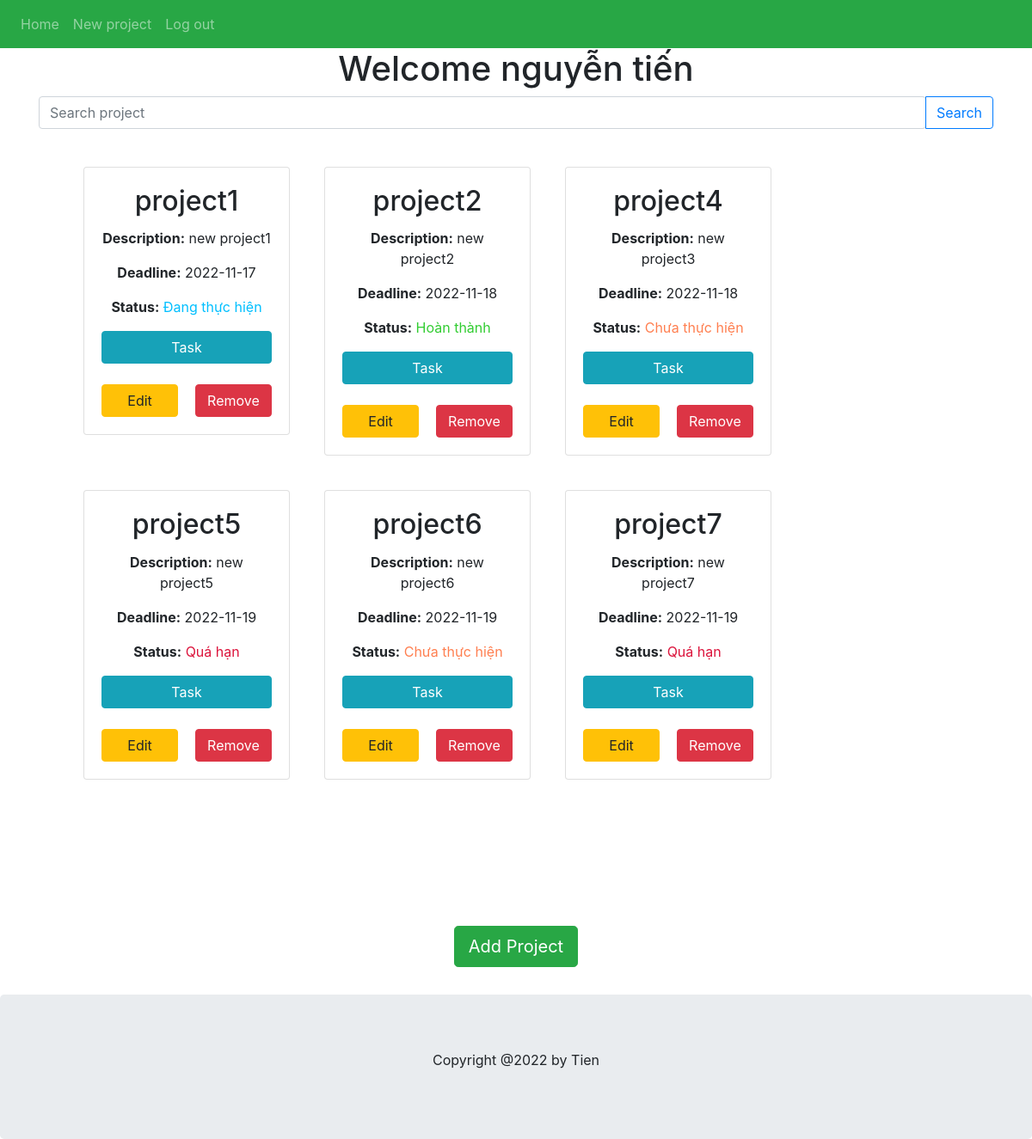
The page /listProject (signed in) on the database its author committed.
### models.py (models this page shows, shortened)
class User(db.Model):
    user_id = db.Column(db.Integer, Sequence('user_id_seq'), primary_key=True)
    first_name = db.Column(db.String(64), index=True, nullable=False)
    last_name = db.Column(db.String(64), index=True, nullable=False)
    email = db.Column(db.String(120), index=True,unique=True, nullable=False)
    password_hash = db.Column(db.String(128), nullable=False)
    project = relationship('Project', back_populates='user')

class Project(db.Model):
    project_id = db.Column(db.Integer, Sequence('project_id_seq'), primary_key=True)
    name = db.Column(db.String(250),  nullable=False)
    description = db.Column(db.String(250),  nullable=False)
    deadline = db.Column(db.Date,  nullable=False)
    user_id = db.Column(db.Integer, ForeignKey('user.user_id'))
    user = relationship('User', back_populates='project')
    status_id = db.Column(db.Integer, ForeignKey('status.status_id'))
    status = relationship('Status', back_populates='project')
    task = relationship('Task', back_populates='project')

class Status(db.Model):
    status_id = db.Column(db.Integer, Sequence('status_id_seq'), primary_key=True)
    description = db.Column(db.String(250),  nullable=False)
    task = relationship('Task', back_populates='status')
    project = relationship('Project', back_populates='status')

### main.py (the view)
@app.route('/listProject', methods=['GET', 'POST'])
def listProject():
    _user_id = session.get('user')
    if _user_id:
        user = db.session.query(models.User).filter_by(user_id=_user_id).first()
        lsProject = db.session.query(models.Project).filter_by(user=user).all()
        return render_template('listProject.html',user=user,lsProject=lsProject)
    return ('/')

### templates/listProject.html (shortened to what this page needs)
{% extends "userbase.html" %}
{% block content %}
    <div class="container">
        <div class="jumptron text-center">
            <h1>Welcome {{user.first_name}} {{user.last_name}} </h1>
            <form action="/searchProject" method="post">
                <div class="input-group">
                      <input id="search-input" type="search" placeholder="Search project" aria-label="Search" name="searchProjectId" class="form-control rounded" />
                      <button type="submit" class="btn btn-outline-primary">Search</button>
                  </div>
            </form>
        </div>
        <br>
        <div class="jumptron text-center">
            <div>
                <ul>
                    {% for pro in lsProject %}
                        <li><div data-aos="fade-up"
                            data-aos-anchor-placement="center-center">
                            <div class="card" style="width: 15rem;">
                               <div class="card-body">
                                 <h2 class="card-title">{{ pro.name }}</h5>
                                 <p class="card-text"><b>Description:</b> {{ pro.description }}</p>
                                 <p class="card-text"> <b>Deadline:</b> {{ pro.deadline }}</p>
                                 {% if pro.status.description=="Chưa thực hiện" %}
                                 <p class="card-text"> <b>Status:</b><span style="color: coral;"> {{ pro.status.description }}</span></p>
                                 {% elif pro.status.description=="Đang thực hiện" %}
                                <p class="card-text"> <b>Status:</b><span style="color: deepskyblue;"> {{ pro.status.description }}</span></p>
                                 {% elif pro.status.description=="Quá hạn" %}
                                <p class="card-text"> <b>Status:</b><span style="color:  crimson;"> {{ pro.status.description }}</span></p>
                                 {% else %}
                                 <p class="card-text"> <b>Status:</b><span style="color: limegreen;"> {{ pro.status.description }}</span></p>
                                 {% endif %}
                                 <form action="/taskProject" method="post" >
                                    <button type="submit" class="btn btn-info" style="width:100%">Task</button>
                                </form>
                                <br>
                                  <form action="/editProject" method="post" style="float: left;width: 45%;">
                                    <button type="submit" class="btn btn-warning" style="width:100%">Edit</button>
                                </form>
                                <form action="/deleteProject" method="post" style="float:right;width: 45%;">
                                  <button type="submit" class="btn btn-danger" style="width:100%">Remove</button>
                              </form>
                               </div>
                             </div>
                            </div></li>
                        {% endfor %}
                    </ul>
            </div>
            <br>
            <p><a class="btn btn-lg btn-success" href="/newProject" style="margin-bottom: 50px;">Add Project</a></p>
        </div>
    </div>
{% endblock %}

### static/css/login.css (style rules this page uses)
.container ul { list-style-type: none; float: left; margin-bottom: 150px; }
.container li { margin: 20px; float: left; }
.container { position: relative; margin-bottom: 150px; }

### rows shown on the page
User: first_name "nguyễn", last_name "tiến"
Project: name "project1", description "new project1", deadline "2022-11-17", status.description "Đang thực hiện"
Project: name "project2", description "new project2", deadline "2022-11-18", status.description "Hoàn thành"
Project: name "project4", description "new project3", deadline "2022-11-18", status.description "Chưa thực hiện"
Project: name "project5", description "new project5", deadline "2022-11-19", status.description "Quá hạn"
Project: name "project6", description "new project6", deadline "2022-11-19", status.description "Chưa thực hiện"
Project: name "project7", description "new project7", deadline "2022-11-19", status.description "Quá hạn"
